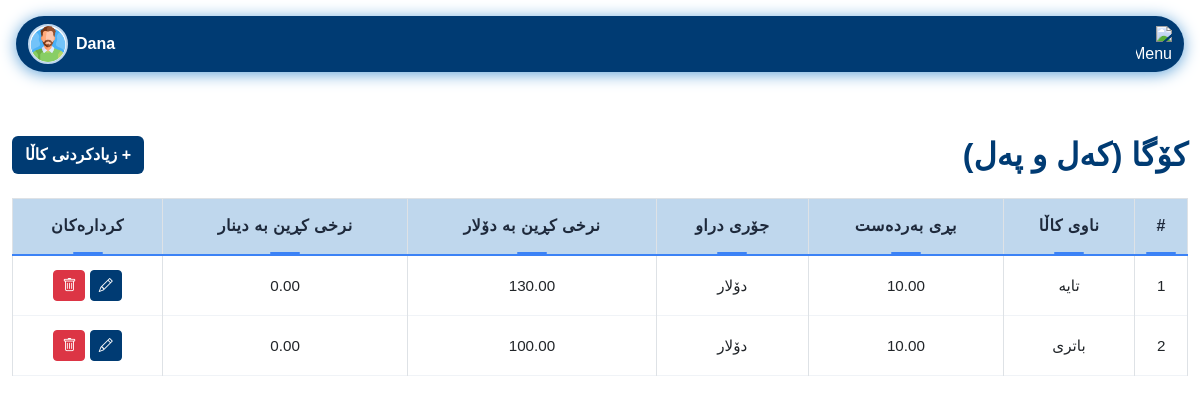
Page /pages/add_material.php (signed in) on the committed database.
### tables this page shows
CREATE TABLE `list_materials` (
  `id` int(11) NOT NULL,
  `name` varchar(255) NOT NULL,
  `quantity` decimal(15,2) NOT NULL DEFAULT 0.00,
  `created_at` timestamp NOT NULL DEFAULT current_timestamp(),
  `currency_type` enum('دینار','دۆلار') DEFAULT 'دینار',
  `purchase_price_usd` decimal(15,2) DEFAULT 0.00,
  `purchase_price_iqd` decimal(15,2) DEFAULT 0.00
);

### config/permissions.php (called while the page is built, shortened)
<?php
function hasPermission($perm) {
    global $pdo;
    $role = $_SESSION['role'];
    if ($role === 'admin') return true;
    $stmt = $pdo->prepare('SELECT COUNT(*) FROM role_permissions rp JOIN permissions p ON rp.permission_id = p.id WHERE rp.role = ? AND p.name = ?');
    $stmt->execute([$role, $perm]);
    $result = $stmt->fetchColumn();
    return $result > 0;
}

### pages/add_material.php (the view, shortened to what this page needs)
<?php
require_once '../config/db_conected.php';
require_once '../config/permissions.php';
$materials = $pdo->query("SELECT id, name, quantity, currency_type, purchase_price_usd, purchase_price_iqd FROM list_materials")->fetchAll(PDO::FETCH_ASSOC);
?>
<!DOCTYPE html>
<html lang="ku">
<head>
    <link href="https://cdn.jsdelivr.net/npm/bootstrap@5.3.0/dist/css/bootstrap.rtl.min.css" rel="stylesheet">
    <link href="../assets/css/login.css" rel="stylesheet">
    <link href="../assets/css/variables.css" rel="stylesheet">
    <link href="../assets/css/nav.css" rel="stylesheet">
    <link href="../assets/css/comon/table.css" rel="stylesheet">
    <link href="../assets/css/comon/style.css" rel="stylesheet">
    <link href="../assets/css/comon/select2_design.css" rel="stylesheet">
    <link rel="stylesheet" href="https://cdn.jsdelivr.net/npm/select2-bootstrap-5-theme@1.3.0/dist/select2-bootstrap-5-theme.rtl.min.css" />
    <link rel="stylesheet" href="https://cdnjs.cloudflare.com/ajax/libs/font-awesome/6.4.2/css/all.min.css">
</head>
<body dir="rtl">
<?php include '../includes/navbar.php'; ?>
<div class="container-fluid py-5">
    <div class="d-flex justify-content-between align-items-center mb-4">
        <h2 class="mb-0" style="color: var(--seafoam-green); font-weight: bold;">کۆگا (کەل و پەل)</h2>
        <?php if (hasPermission('add_material')): ?>
        <button class="btn" data-bs-toggle="modal" data-bs-target="#addMaterialModal" style="background: var(--seafoam-green); color:white; font-weight: bold;">+ زیادکردنی کاڵا</button>
        <?php endif; ?>
    </div>
    <div class="table-responsive">
        <table class="table table-bordered table-hover align-middle text-center" id="materialTable">
            <thead style="background: var(--kelly-green); color: var(--seafoam-green);">
                <tr>
                    <th>#</th>
                    <th>ناوی کاڵا</th>
                    <th>بڕی بەردەست</th>
                    <th>جۆری دراو</th>
                    <th>نرخی کڕین بە دۆلار</th>
                    <th>نرخی کڕین بە دینار</th>
                    <th>کردارەکان</th>
                </tr>
            </thead>
            <tbody>
                <?php if (count($materials) === 0): ?>
                <tr>
                    <td colspan="7">هیچ داتایەک نییە</td>
                </tr>
                <?php else: ?>
                    <?php foreach ($materials as $i => $mat): ?>
                    <tr>
                        <td><?= $i+1 ?></td>
                        <td><?= htmlspecialchars($mat['name']) ?></td>
                        <td><?= htmlspecialchars($mat['quantity']) ?></td>
                        <td><?= htmlspecialchars($mat['currency_type']) ?></td>
                        <td><?= htmlspecialchars($mat['purchase_price_usd']) ?></td>
                        <td><?= htmlspecialchars($mat['purchase_price_iqd']) ?></td>
                        <td>
                            <?php if (hasPermission('edit_material')): ?>
                            <button class="btn btn-sm btn-primary edit-btn" data-id="<?= $mat['id'] ?>" data-name="<?= htmlspecialchars($mat['name']) ?>" data-quantity="<?= htmlspecialchars($mat['quantity']) ?>" data-currency_type="<?= htmlspecialchars($mat['currency_type']) ?>" data-purchase_price_usd="<?= htmlspecialchars($mat['purchase_price_usd']) ?>" data-purchase_price_iqd="<?= htmlspecialchars($mat['purchase_price_iqd']) ?>" aria-label="نوێکردنەوە"><i class="bi bi-pencil"></i></button>
                            <?php endif; ?>
                            <?php if (hasPermission('delete_material')): ?>
                            <button class="btn btn-sm btn-danger delete-btn" data-id="<?= $mat['id'] ?>" aria-label="سڕینەوە"><i class="bi bi-trash"></i></button>
                            <?php endif; ?>
                        </td>
                    </tr>
                    <?php endforeach; ?>
                <?php endif; ?>
            </tbody>
        </table>
    </div>
</div>
</body>
</html>

### assets/css/login.css (style rules this page uses)
body, input, button, label, h1, h2, h3, h4, h5, h6 { font-family: 'Rabar_021', sans-serif !important; }

### assets/css/variables.css (style rules this page uses)
:root { --lime-green: #0074b7; --kelly-green: #bfd7ed; --seafoam-green: #003b73; --spearmint: #60a3d9; }
.btn-primary { background-color: var(--seafoam-green) !important; border-color: var(--seafoam-green) !important; }

### assets/css/comon/table.css (style rules this page uses)
:root { --primary-blue: #3b82f6; --secondary-purple: #8b5cf6; --accent-orange: #f59e0b; --neutral-gray: #6b7280; --light-gray: #f8fafc; --ultra-light-gray: #f1f5f9; --white: #ffffff; --dark-text: #1e293b; --light-text: #64748b; --border-color: #e2e8f0; --shadow-light: rgba(15, 23, 42, 0.08); --shadow-medium: rgba(15, 23, 42, 0.12); --shadow-dark: rgba(15, 23, 42, 0.20); --border-radius: 12px; --border-radius-sm: 8px; --transition: all 0.2s cubic-bezier(0.4, 0, 0.2, 1); }
.table { width: 100%; border-collapse: collapse; font-family: 'Rabar_021', sans-serif; font-size: 0.95rem; line-height: 1.4; background: var(--white); }
.table thead { background: linear-gradient(135deg, var(--ultra-light-gray) 0%, #f8fafc 100%); position: sticky; top: 0; z-index: 10; }
.table thead th { padding: 1rem 0.75rem; font-weight: 600; color: var(--dark-text); text-align: center; border-bottom: 2px solid var(--primary-blue); font-size: 1rem; letter-spacing: 0.5px; position: relative; background: inherit; }
.table thead th::after { content: ''; position: absolute; bottom: 0; left: 50%; transform: translateX(-50%); width: 30px; height: 2px; background: var(--primary-blue); border-radius: 2px; }
.table tbody tr { transition: var(--transition); border-bottom: 1px solid rgba(226, 232, 240, 0.5); }
.table tbody tr:nth-child(6n+1) { background: #fef2f2; }
.table tbody tr:nth-child(6n+2) { background: #f0f9ff; }
.table td, .table th { padding: 0.875rem 0.75rem; text-align: center; vertical-align: middle; word-wrap: break-word; white-space: nowrap; overflow: hidden; text-overflow: ellipsis; }
.table-responsive { overflow-x: auto; -webkit-overflow-scrolling: touch; scrollbar-width: thin; scrollbar-color: var(--primary-green) var(--ultra-light-green); }

### assets/css/comon/style.css (style rules this page uses)
html { scrollbar-color: #003b73 #f1f1f1; scrollbar-width: thin; }

### rows in the picture
list_materials: name "تایە", quantity "10.00", currency_type "دۆلار", purchase_price_usd "130.00", purchase_price_iqd "0.00"
list_materials: name "باتری", quantity "10.00", currency_type "دۆلار", purchase_price_usd "100.00", purchase_price_iqd "0.00"

### other values in the picture
$_SESSION['username'] "Dana"
